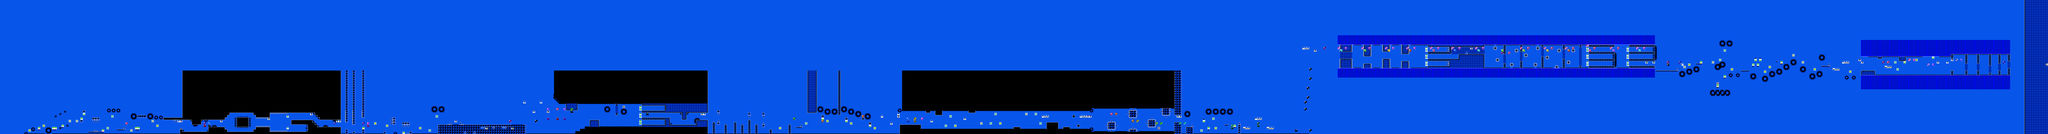

A level layout from a 2D game, rendered from its tile map. Below: a short description, then the map file with tile-grid data replaced by summaries:
An orthogonal 865x57 tile map with 16x16 px tiles, 2 tile layers (SP, ...), 2 tilesets.

<map version="1.10" tiledversion="1.11.0" orientation="orthogonal" renderorder="right-down" width="865" height="57" tilewidth="16" tileheight="16" infinite="0" nextlayerid="4" nextobjectid="1">
 <editorsettings>
  <chunksize width="16" height="27" />
  <export target="theoryofeverything.csv" format="csv" />
 </editorsettings>
 <tileset firstgid="1" name="famidash" tilewidth="16" tileheight="16" tilecount="256" columns="16">
  <image source="../../../GRAPHICS/famidash.bmp" width="256" height="256" />
 </tileset>
 <tileset firstgid="257" name="sprites" tilewidth="16" tileheight="16" tilecount="256" columns="16">
  <image source="../../../GRAPHICS/sprites.png" width="256" height="256" />
 </tileset>
 <layer id="1" width="865" height="57">
  <data>[49305 cells, 49305 non-empty, 106 distinct tile ids]</data>
 </layer>
 <layer id="2" name="SP" width="865" height="57">
  <data>[49305 cells, 270 non-empty, 69 distinct tile ids]</data>
 </layer>
</map>
